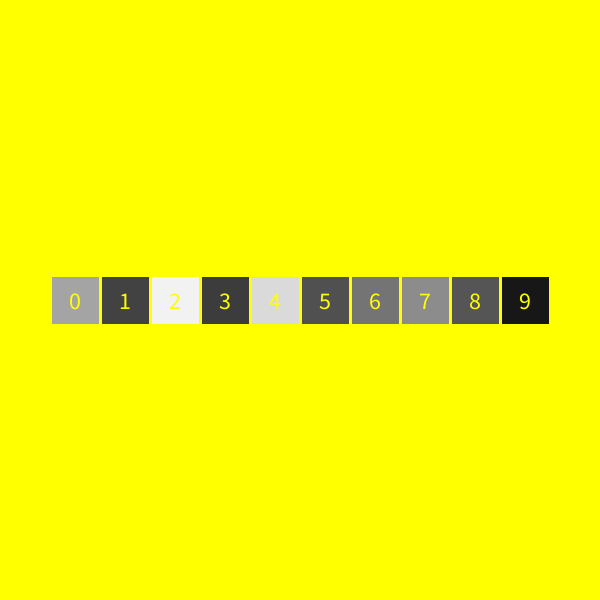
Frame 1 (no input)
Frame 60 (the mouse pressed at the canvas centre just before this capture): identical to frame 1, image omitted
Frame 120 (the mouse held since frame 60 and released just before this capture): identical to frame 1, image omitted

The Processing sketch that drew this single still picture (run headless with seeded random() and noise(); from frame 60 on, the mouse is pressed at the canvas centre):

// Processing sketch: Exe_05_VisualArray
// ── Exe_05_VisualArray.pde
float[] grayValues;
void setup(){
  size(600,600);
  background(255, 255, 0);
  grayValues = new float[10];
  for(int i=0; i<grayValues.length; i++){
    grayValues[i] = random(255);
  }
}

void draw(){
  int side = 50;
  for(int i=0; i<grayValues.length; i++){
    strokeWeight(3);
    stroke(255, 255, 0);
    fill(grayValues[i]);
    rect(50+i*side,height/2-side/2,side,side);
    fill(255, 255, 0);
    textSize(24);
    textAlign(CENTER,CENTER);
    text(i,50+i*side+side/2,height/2);
  } 
}
